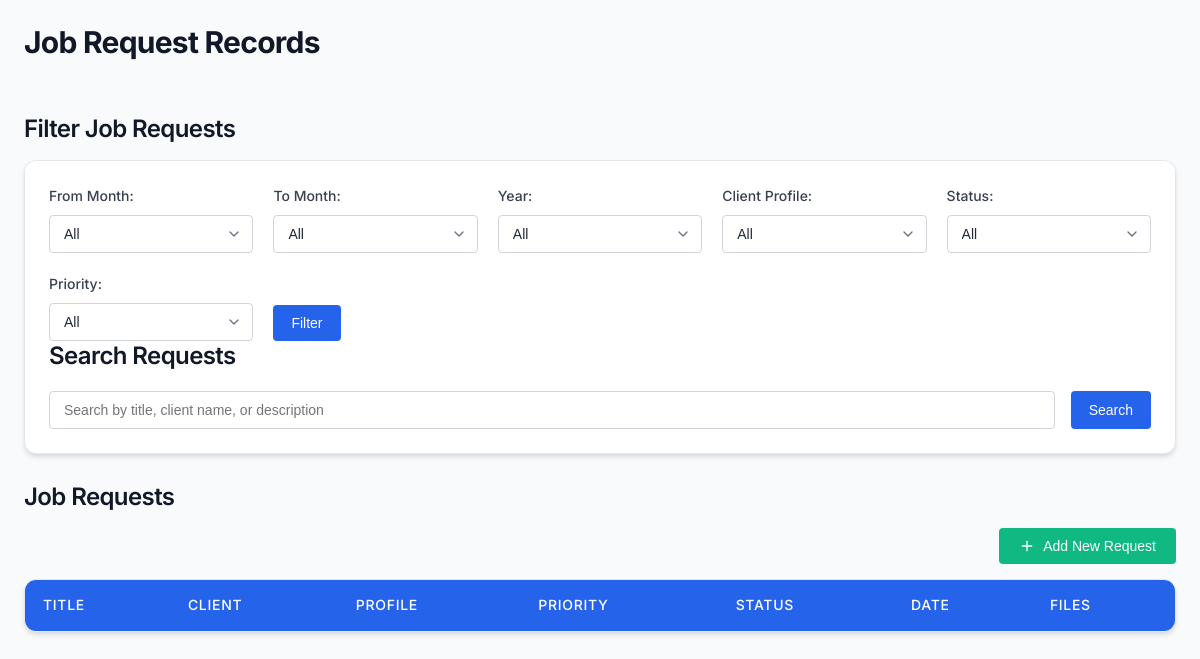
Before: /Job_Request/request.php with the older database file.
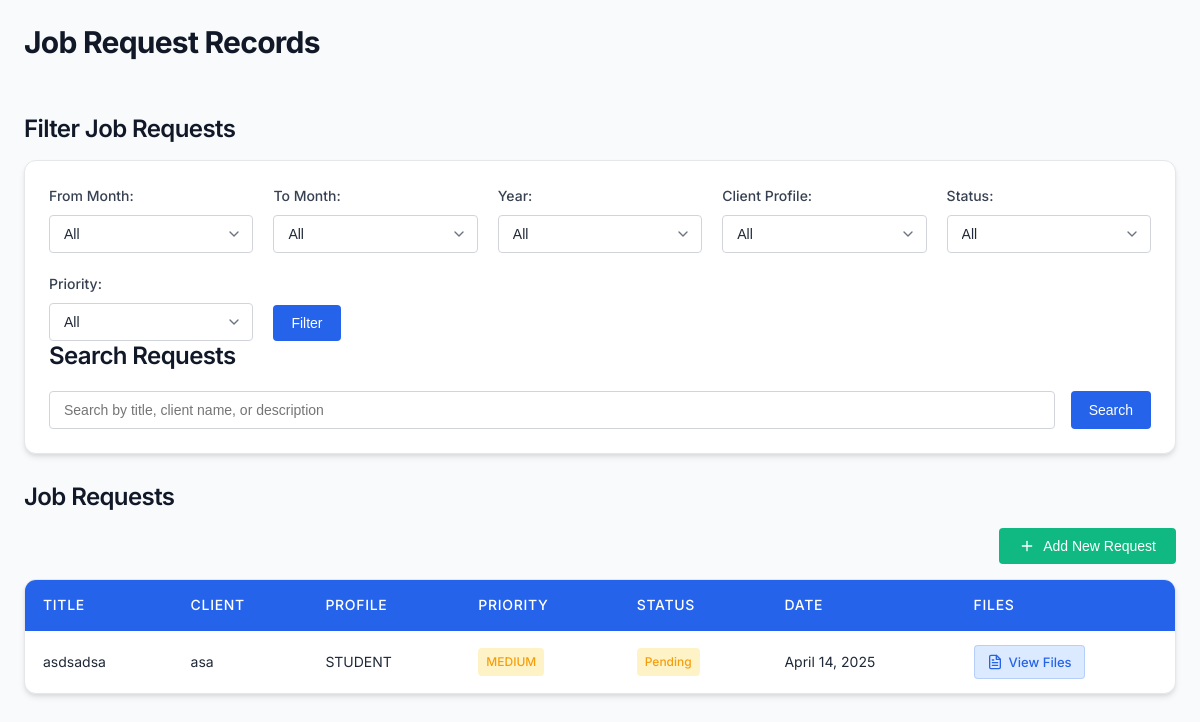
After: the same page with the newer database file.
### tables this page shows
CREATE TABLE `job_requests` (
  `id` int(11) NOT NULL,
  `request_title` varchar(100) NOT NULL,
  `request_date` date NOT NULL,
  `client_name` varchar(100) NOT NULL,
  `contact_number` varchar(20) NOT NULL,
  `client_profile` varchar(50) NOT NULL,
  `client_profile_other` varchar(50) DEFAULT NULL,
  `request_description` text NOT NULL,
  `equipment` text DEFAULT NULL,
  `priority` enum('Low','Medium','High') NOT NULL,
  `completion_date` date NOT NULL,
  `reference_file` varchar(255) DEFAULT NULL,
  `status` enum('Pending','In Progress','Completed','Cancelled') DEFAULT 'Pending',
  `created_at` timestamp NOT NULL DEFAULT current_timestamp(),
  `updated_at` timestamp NOT NULL DEFAULT current_timestamp() ON UPDATE current_timestamp()
);

### Job_Request/request.php (the view, shortened to what this page needs)
<?php
$conn = new mysqli('localhost', 'root', '', 'fablab_db');
$sql = "SELECT * FROM job_requests ORDER BY request_date DESC";
$result = $conn->query($sql);
$jobRequests = [];
if ($result->num_rows > 0) {
    while ($row = $result->fetch_assoc()) {
        $jobRequests[] = $row;
    }
}
?>
<!DOCTYPE html>
<html lang="en">
<head>
</head>
<body>
    <div class="container">
        <h1>Job Request Records</h1>
        <h2>Filter Job Requests</h2>
        <div class="filter-section">
            <form method="GET" class="filter-grid">
                <div>
                    <label>From Month:</label>
                    <select name="from_month">
                        <option value="">All</option>
                    </select>
                </div>
                <div>
                    <label>To Month:</label>
                    <select name="to_month">
                        <option value="">All</option>
                    </select>
                </div>
                <div>
                    <label>Year:</label>
                    <select name="year">
                        <option value="">All</option>
                    </select>
                </div>
                <div>
                    <label>Client Profile:</label>
                    <select name="client_profile">
                        <option value="">All</option>
                    </select>
                </div>
                <div>
                    <label>Status:</label>
                    <select name="status">
                        <option value="">All</option>
                    </select>
                </div>
                <div>
                    <label>Priority:</label>
                    <select name="priority">
                        <option value="">All</option>
                    </select>
                </div>
                <div>
                    <button type="submit">Filter</button>
                </div>
            </form>
            <h2>Search Requests</h2>
            <form method="GET" class="search-form">
                <input type="text" name="search_term" placeholder="Search by title, client name, or description" style="flex-grow: 1;">
                <button type="submit">Search</button>
            </form>
        </div>
        <h2>Job Requests</h2>
        <button id="openFormBtn" style="margin-bottom: 15px; float: right;">Add New Request</button>
        <table>
            <thead>
                <tr>
                    <th>Title</th>
                    <th>Client</th>
                    <th>Profile</th>
                    <th>Priority</th>
                    <th>Status</th>
                    <th>Date</th>
                    <th>Files</th>
                </tr>
            </thead>
            <tbody>
            <?php
                foreach ($jobRequests as $request) {
                    $requestDate = date("F d, Y", strtotime($request['request_date']));
                    $priorityClass = strtolower($request['priority']);
                    $statusClass = strtolower(str_replace(' ', '-', $request['status']));
                    echo "<tr data-id='{$request['id']}'>";
                    echo "<td>{$request['request_title']}</td>";
                    echo "<td>{$request['client_name']}</td>";
                    echo "<td>{$request['client_profile']}</td>";
                    echo "<td><span class='priority-badge priority-{$priorityClass}'>{$request['priority']}</span></td>";
                    echo "<td><span class='status-badge status-{$statusClass}'>{$request['status']}</span></td>";
                    echo "<td>{$requestDate}</td>";
                    echo "<td>";
                    if (!empty($request['reference_file'])) {
                        echo "<a href='requests/{$request['reference_file']}' class='file-link' target='_blank'>View Files</a>";
                    } else {
                        echo "<span class='no-file'>None</span>";
                    }
                    echo "</td>";
                    echo "</tr>";
                }
?>
            </tbody>
        </table>
    </div>
</body>
</html>

Changed rows visible on the page:
added job_requests: request_title "asdsadsa", client_name "asa", client_profile "STUDENT", priority "MEDIUM", status "Pending", request_date "April 14, 2025"
